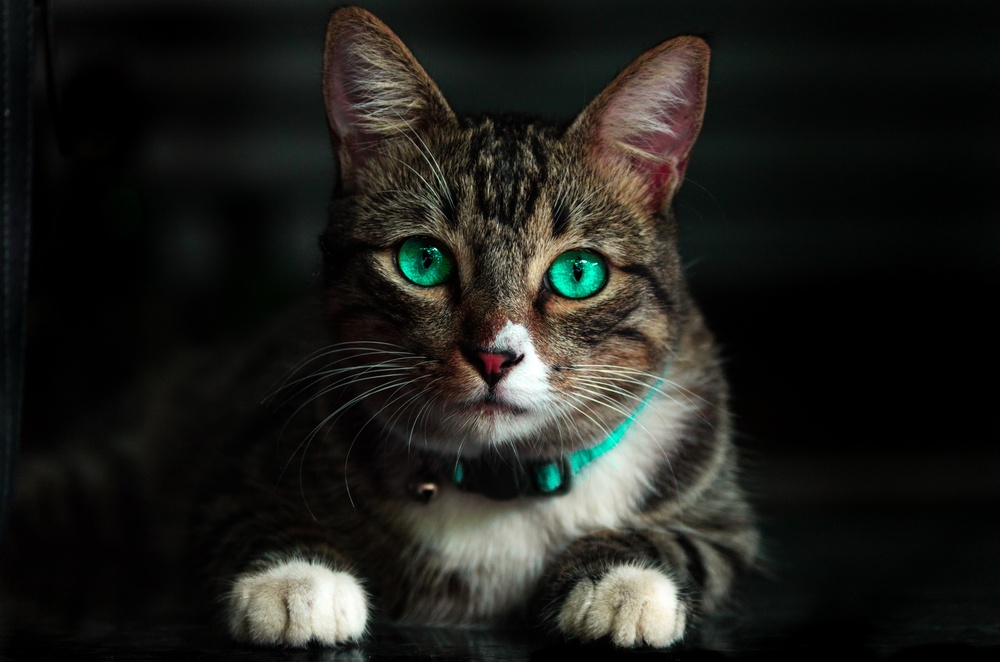
#> input picture Photos/1.jpg, 1000 x 662 px, shrunk from 4928 x 3264 before the run
$ python gradient.py
#> lines starting #> are read from the running program, lines starting #| are printed output that depends on the picture; after the words box and inside, x2 and y2 are one past the last pixel; in counts of white or black regions, pixels touching at a corner belong together
import cv2 as cv
import numpy as np

img = cv.imread('Photos/1.jpg')
#> img is the input picture: shape (662, 1000, 3); mean B, G, R 27.9, 31.9, 31.8
cv.imshow('Cats', img)

gray = cv.cvtColor(img, cv.COLOR_BGR2GRAY)
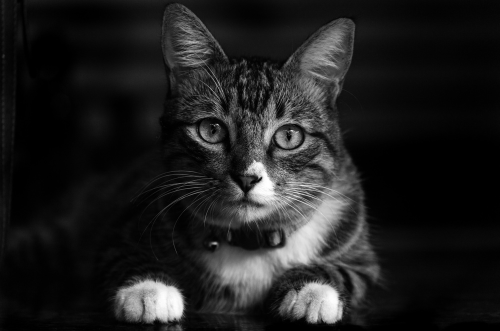
#> gray: shape (662, 1000) (shown at 1/2 size); min 0, max 255, mean 31.5
cv.imshow('Gray', gray)

# Laplacian

lap = cv.Laplacian(gray, cv.CV_64F)
lap = np.uint8(np.absolute(lap))
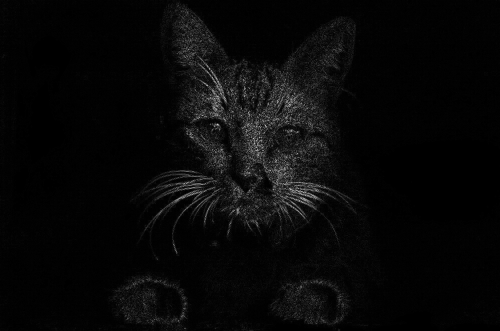
#> lap: shape (662, 1000) (shown at 1/2 size); min 0, max 255, mean 8.1
cv.imshow('Laplacian', lap)

# Sobel

sobelx = cv.Sobel(gray, cv.CV_64F, 1, 0)
sobely = cv.Sobel(gray, cv.CV_64F, 0, 1)
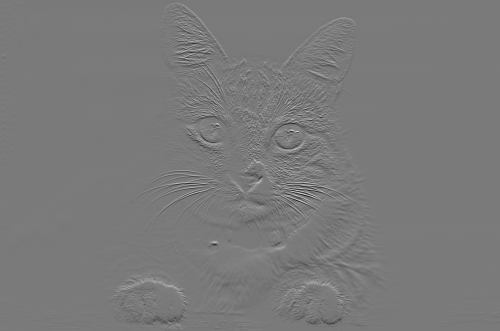
#> sobely: shape (662, 1000) float64 (shown at 1/2 size); min -699, max 757, mean -0.1; drawn with min black and max white
combined_sobel = cv.bitwise_or(sobelx, sobely)
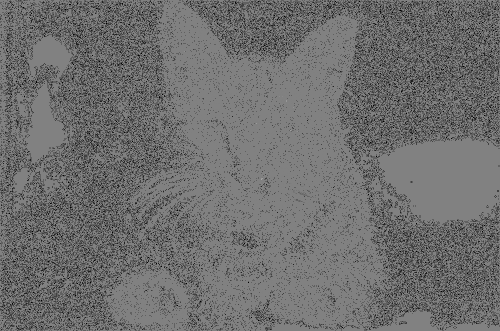
#> combined_sobel: shape (662, 1000) float64 (shown at 1/2 size); 13.93% of the values are NaN or infinite; the others: min -109568, max 106368, mean -44.17; drawn with min black, max white, NaN and infinite black

cv.imshow('Sobel X', sobelx)
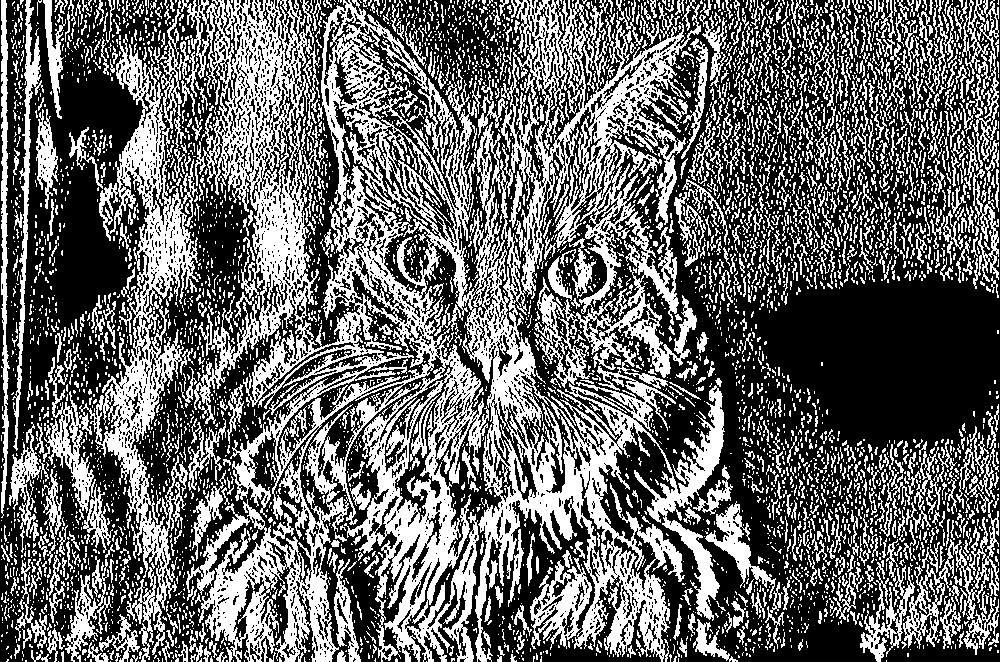
#> window 'Sobel X': shape (662, 1000); 40.3% white; 5251 white regions (4271 under 20 px), largest, box (x1, y1, x2, y2) and area: (181, 0, 725, 662) 136489, (43, 9, 199, 662) 21867, (903, 411, 999, 649) 3572
cv.imshow('Sobel Y', sobely)
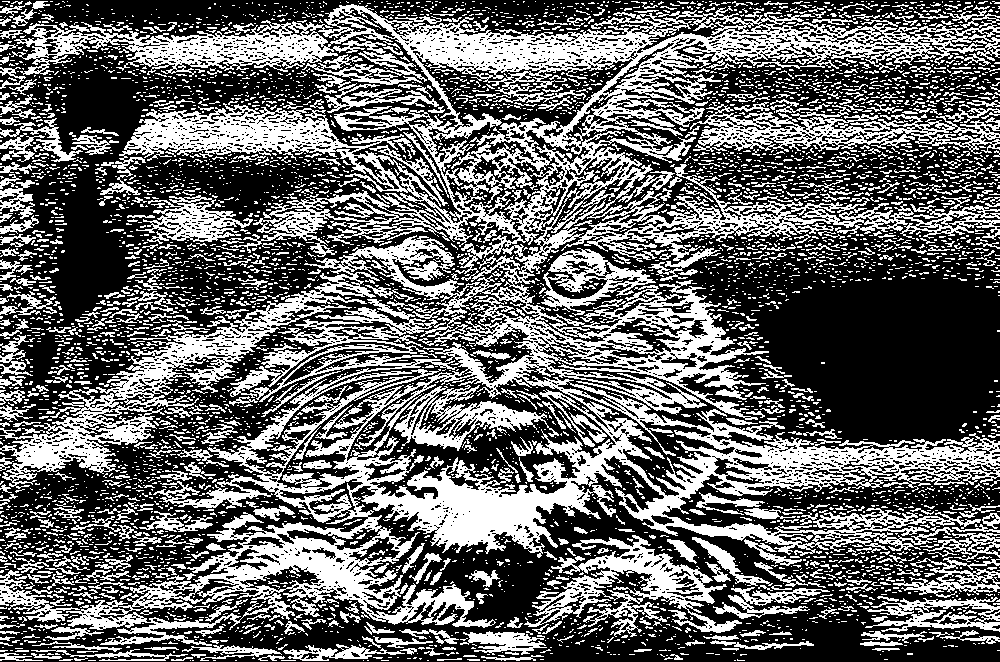
#> window 'Sobel Y': shape (662, 1000); 40.1% white; 5440 white regions (4696 under 20 px), largest, box (x1, y1, x2, y2) and area: (0, 4, 1000, 646) 160609, (524, 535, 742, 637) 6828, (690, 104, 1000, 154) 6129
cv.imshow('Sobel', combined_sobel)
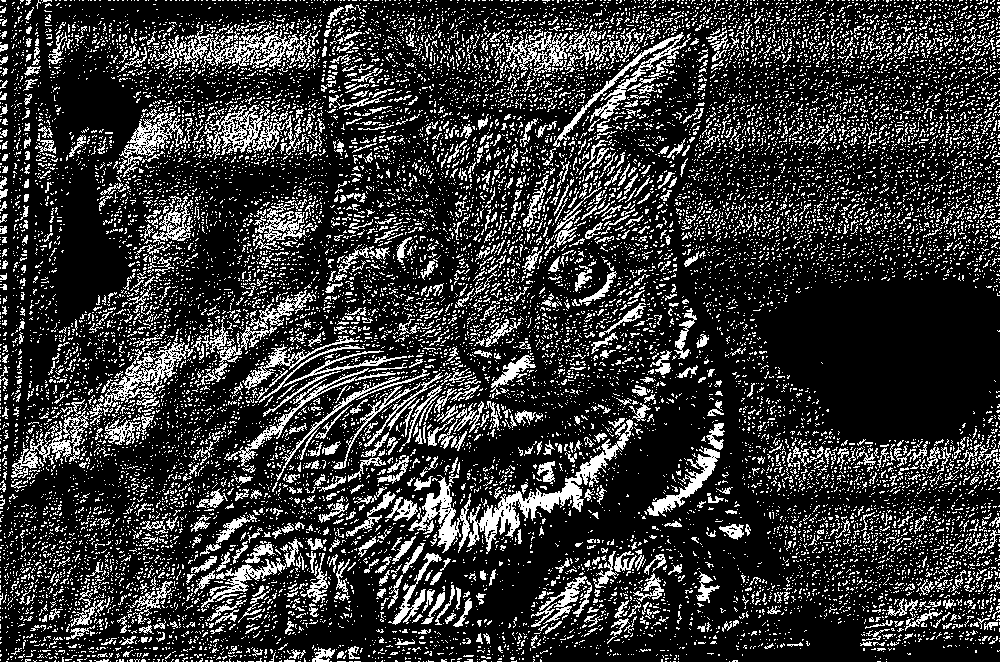
#> window 'Sobel': shape (662, 1000); 20.9% white in thin lines or dots

cv.waitKey(0)

$ run again, with Photos/2.jpg copied over Photos/1.jpg
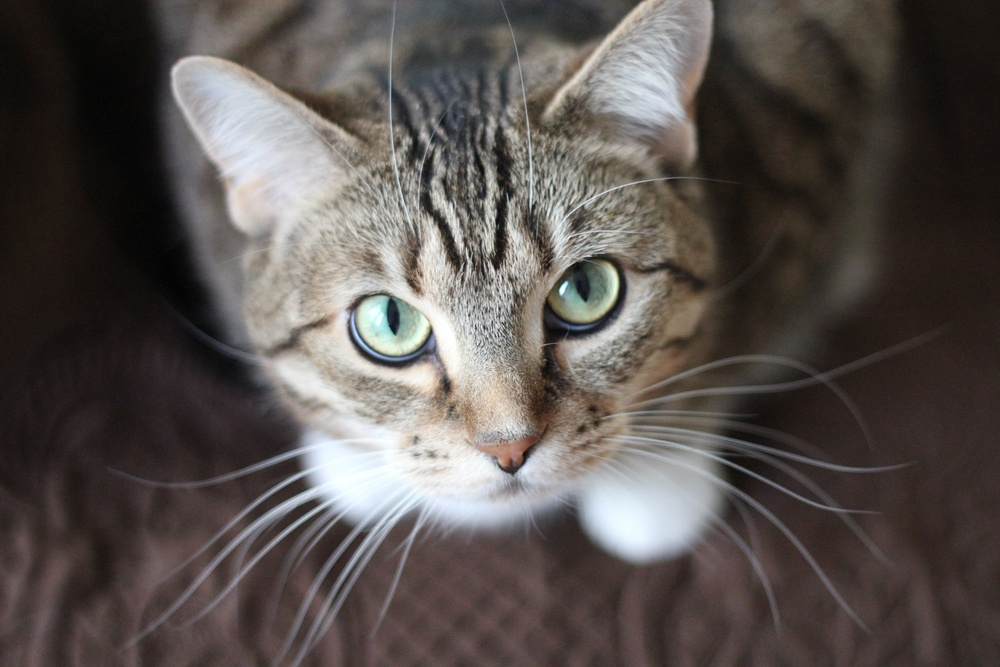
#> input picture Photos/2.jpg, 1000 x 667 px, shrunk from 3456 x 2304 before the run
#> img is the input picture: shape (667, 1000, 3); mean B, G, R 79.1, 82.2, 88.8
#> `cv.imshow('Sobel X', sobelx)`:
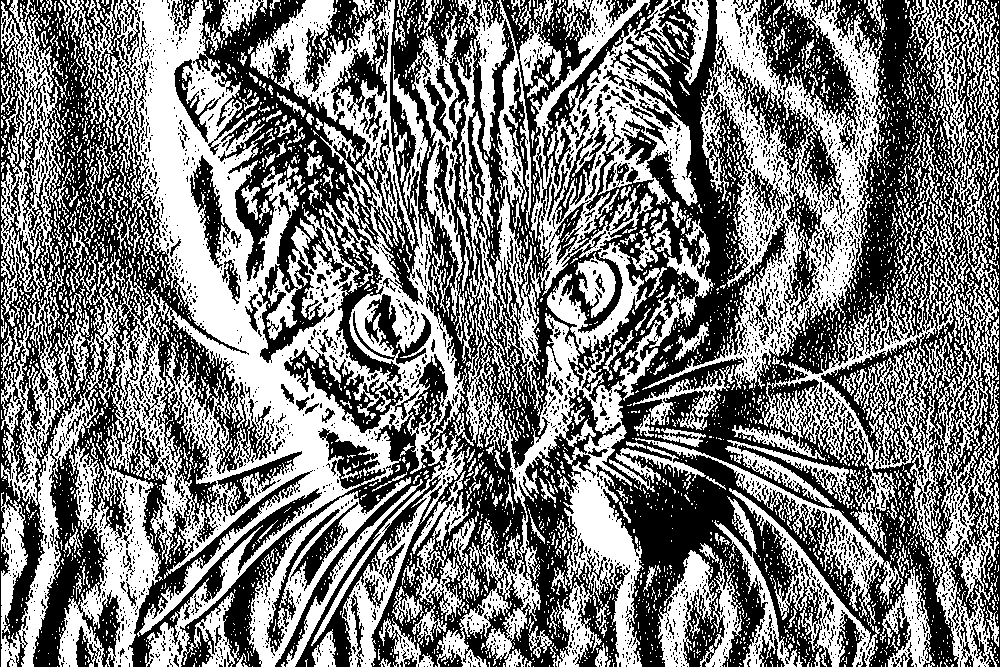
#> window 'Sobel X': shape (667, 1000); 48.5% white; 4566 white regions (4088 under 20 px), largest, box (x1, y1, x2, y2) and area: (1, 0, 474, 667) 107776, (642, 0, 885, 390) 26408, (412, 219, 714, 667) 25895
#> `cv.imshow('Sobel', combined_sobel)`:
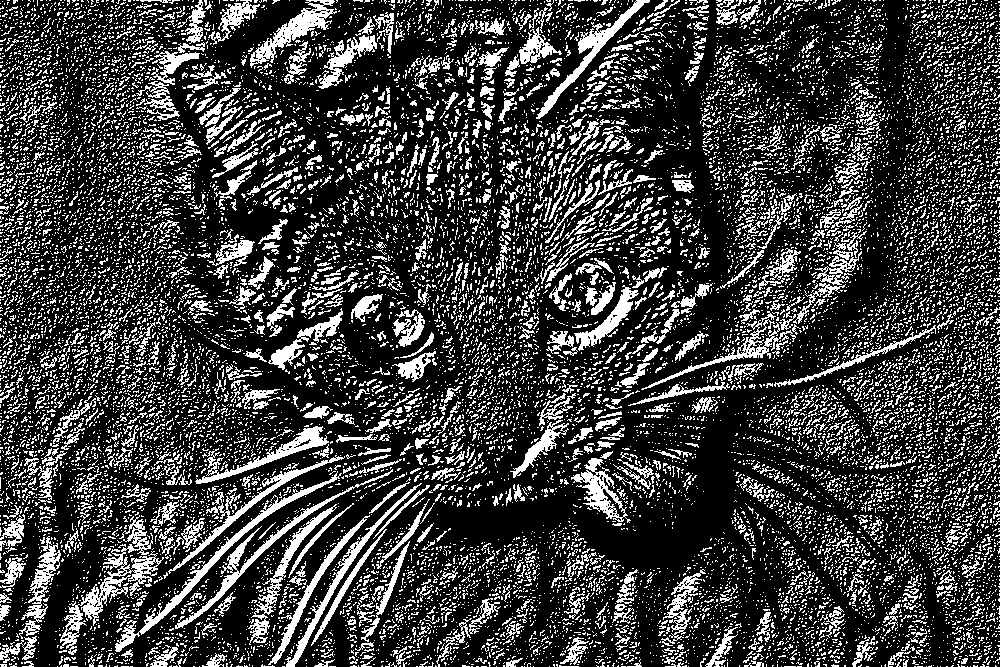
#> window 'Sobel': shape (667, 1000); 24% white in thin lines or dots

$ run again, with Photos/3.jpg copied over Photos/1.jpg
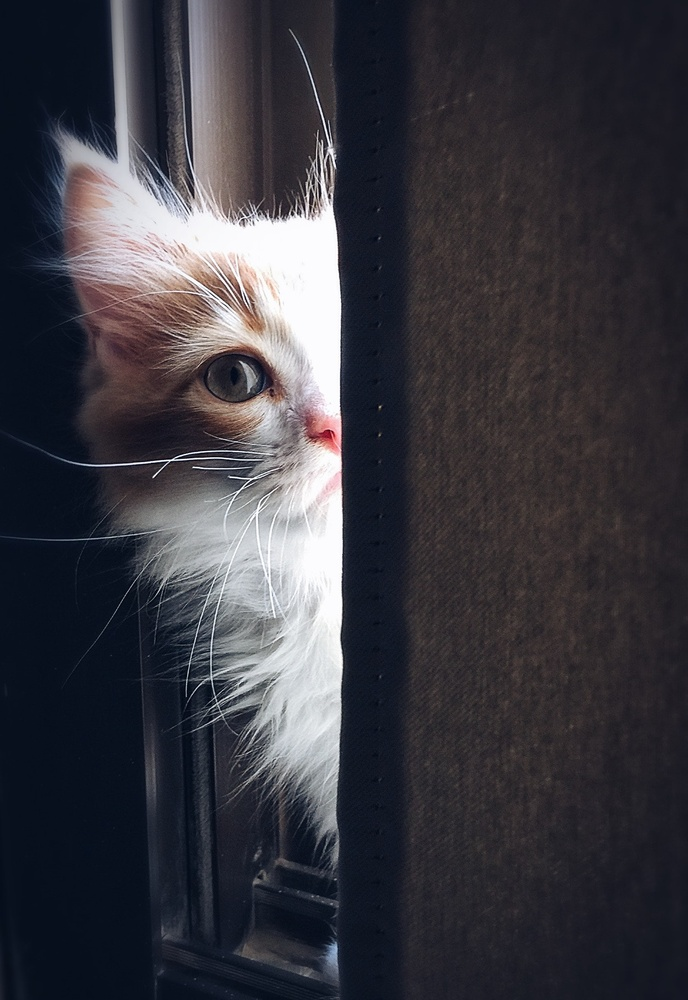
#> input picture Photos/3.jpg, 688 x 1000 px, shrunk from 1239 x 1800 before the run
#> img is the input picture: shape (1000, 688, 3); mean B, G, R 64, 56.9, 57.8
#> `cv.imshow('Sobel X', sobelx)`:
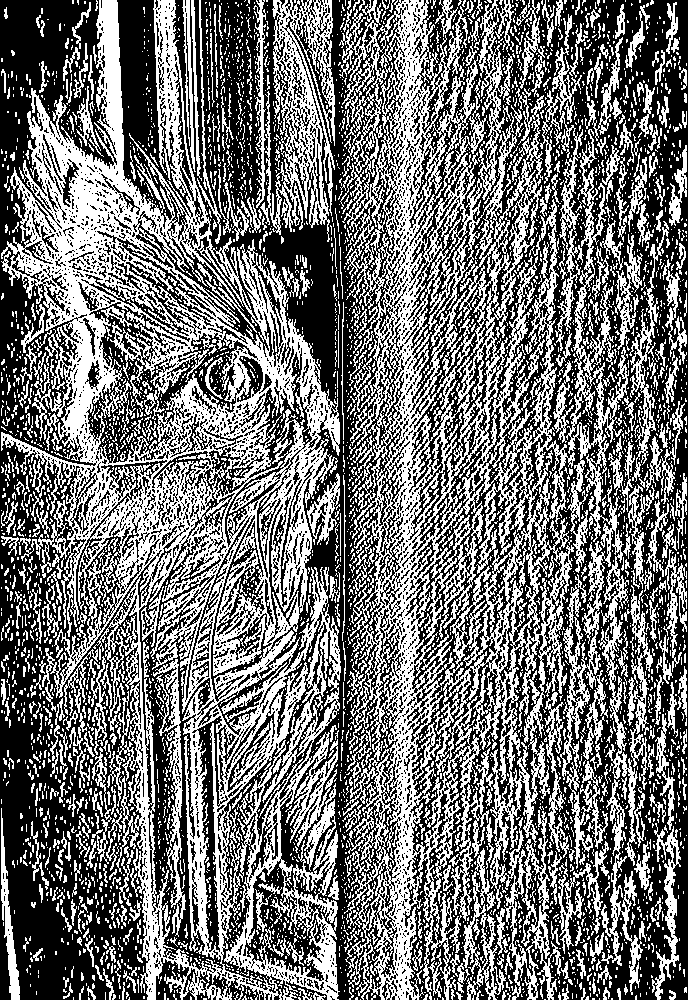
#> window 'Sobel X': shape (1000, 688); 44.7% white in thin lines or dots
#> `cv.imshow('Sobel', combined_sobel)`:
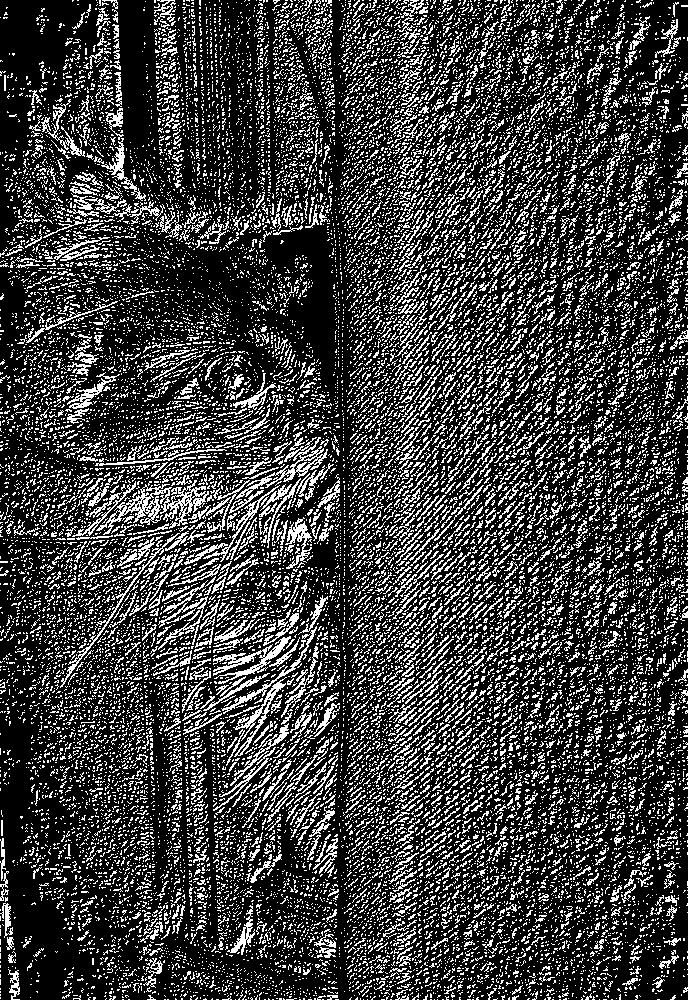
#> window 'Sobel': shape (1000, 688); 24.1% white in thin lines or dots
